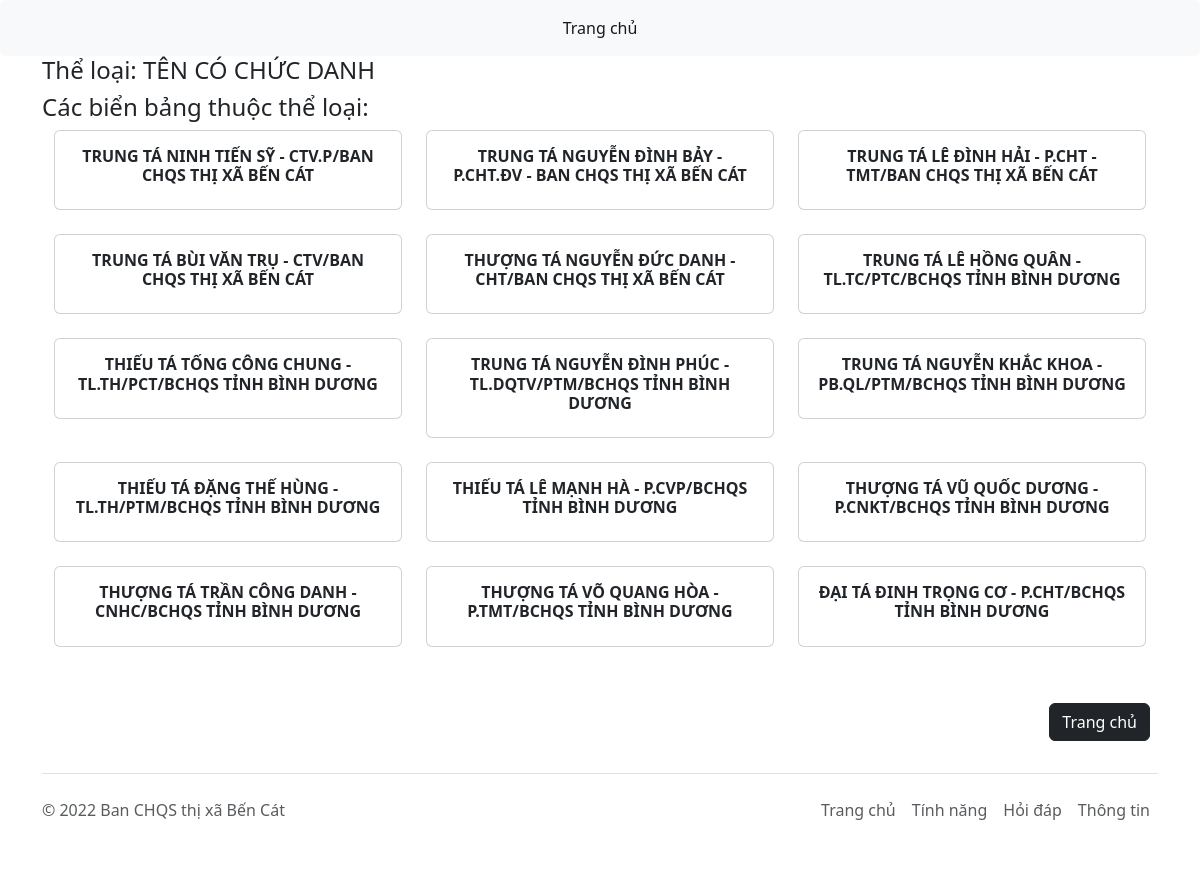
Screenshot of /category/3/ with the database file from the repository.
### man/models.py (models this page shows, shortened)
class Category(models.Model):
    name = models.CharField(max_length=255)
    class Meta:
        ordering = ['-id']

class Element(models.Model):
    nameplate = models.ForeignKey(Nameplate, on_delete=models.CASCADE)
    category = models.ForeignKey(Category, on_delete=models.CASCADE)
    class Meta:
        ordering = ['-id']

class Nameplate(models.Model):
    name = models.CharField(max_length=512)
    conference = models.ForeignKey(Conference, on_delete=models.CASCADE, null=True, blank=True)
    class Meta:
        ordering = ['-id']

### man/views.py (the view)
# urls.py: path('category/<int:category_id>/', views.category, name='category'),
def category(request, category_id):
	category = models.Category.objects.get(id=category_id)
	nameplate = models.Nameplate.objects.all()
	context = {
		'category': category,
		'nameplate': nameplate,
	}
	return render(request, 'man/category.html', context)

### man/templates/man/category.html
{% extends "man/base.html" %}
{% block content %}
<h4>Thể loại: {{ category.name }}</h4>
<h4>Các biển bảng thuộc thể loại:</h4>
<div class="row height d-flex justify-content-center align-items-center mb-4">
	<div id="allNameplate" class="row" data-masonry='{"percentPosition": true }'>
		{% for element in category.element_set.all %}
				<div class="col-sm-6 col-lg-4 mb-4 aNameplate">
					<a href="{% url 'man:nameplate' element.nameplate.id %}" class="nav-link">
					<div class="card text-center">
						<div class="card-body">
						  	<h6 class="card-title fw-bolder">{{ element.nameplate.name }}</h6>
						</div>
					</div>
					</a>
				</div>
		{% endfor %}
	</div>
</div>
<div class="d-flex flex-row-reverse">
  <div class="p-2"><a href="{% url 'man:home' %}"><button type="button" class="btn btn-dark">Trang chủ</button></a></div>
</div>
{% endblock %}

### rows the page displays
Category: name "TÊN CÓ CHỨC DANH"
Element: nameplate.name "TRUNG TÁ NINH TIẾN SỸ - CTV.P/BAN CHQS THỊ XÃ BẾN CÁT"
Element: nameplate.name "TRUNG TÁ NGUYỄN ĐÌNH BẢY - P.CHT.ĐV - BAN CHQS THỊ XÃ BẾN CÁT"
Element: nameplate.name "TRUNG TÁ LÊ ĐÌNH HẢI - P.CHT - TMT/BAN CHQS THỊ XÃ BẾN CÁT"
Element: nameplate.name "TRUNG TÁ BÙI VĂN TRỤ - CTV/BAN CHQS THỊ XÃ BẾN CÁT"
Element: nameplate.name "THƯỢNG TÁ NGUYỄN ĐỨC DANH - CHT/BAN CHQS THỊ XÃ BẾN CÁT"
Element: nameplate.name "TRUNG TÁ LÊ HỒNG QUÂN - TL.TC/PTC/BCHQS TỈNH BÌNH DƯƠNG"
Element: nameplate.name "THIẾU TÁ TỐNG CÔNG CHUNG - TL.TH/PCT/BCHQS TỈNH BÌNH DƯƠNG"
Element: nameplate.name "TRUNG TÁ NGUYỄN ĐÌNH PHÚC - TL.DQTV/PTM/BCHQS TỈNH BÌNH DƯƠNG"
Element: nameplate.name "TRUNG TÁ NGUYỄN KHẮC KHOA - PB.QL/PTM/BCHQS TỈNH BÌNH DƯƠNG"
Element: nameplate.name "THIẾU TÁ ĐẶNG THẾ HÙNG - TL.TH/PTM/BCHQS TỈNH BÌNH DƯƠNG"
Element: nameplate.name "THIẾU TÁ LÊ MẠNH HÀ - P.CVP/BCHQS TỈNH BÌNH DƯƠNG"
Element: nameplate.name "THƯỢNG TÁ VŨ QUỐC DƯƠNG - P.CNKT/BCHQS TỈNH BÌNH DƯƠNG"
Element: nameplate.name "THƯỢNG TÁ TRẦN CÔNG DANH - CNHC/BCHQS TỈNH BÌNH DƯƠNG"
Element: nameplate.name "THƯỢNG TÁ VÕ QUANG HÒA - P.TMT/BCHQS TỈNH BÌNH DƯƠNG"
Element: nameplate.name "ĐẠI TÁ ĐINH TRỌNG CƠ - P.CHT/BCHQS TỈNH BÌNH DƯƠNG"
